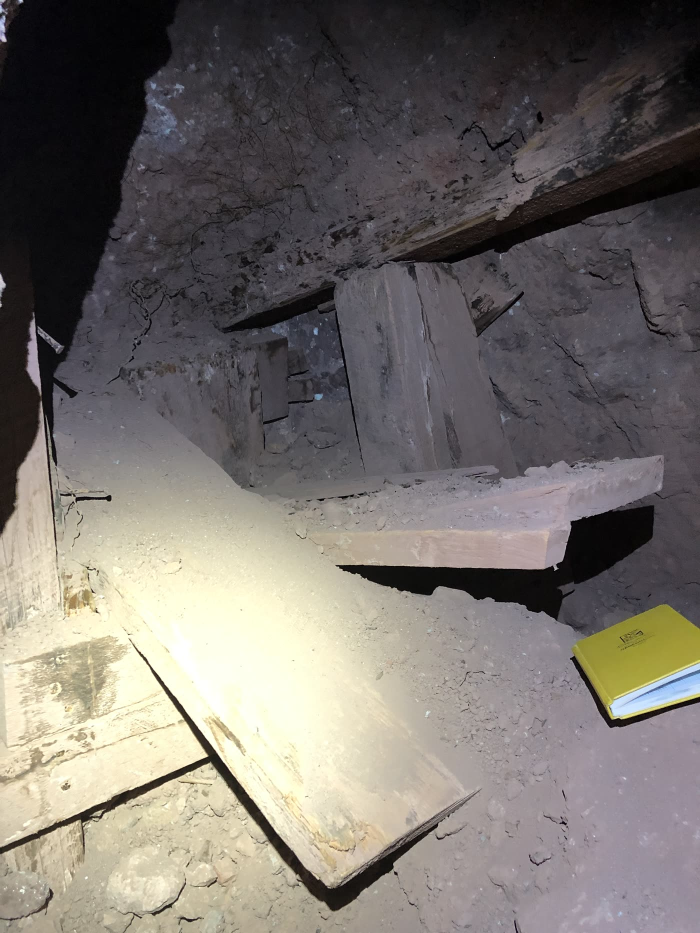
#> input picture assets/photos/IMG_2956.jpg, 1400 x 1866 px, given in place of ., which was not available (shown at 1/2 size)
$ python -i make_walk.py   (imports and definitions only)
#> lines starting #> are read from the running program, lines starting #| are printed output that depends on the picture; pictures that were not available may be replaced by others from this repository, and a replacement may not be noted
#!/usr/bin/env python3
"""Build a walkable mine page from LAS/PLY scans and a few photographs.

The photographs supply the colors. The scan supplies the floor. The page is
the folder this writes: put that folder on any web host and the walk is public.

  python3 tools/mine-walk/make_walk.py drift.las --photos wall1.jpg wall2.jpg --out site

Open site/index.html through a local server, or upload the folder.
"""
import argparse
import base64
import shutil
import struct
import sys
from pathlib import Path

import numpy as np

HERE = Path(__file__).resolve().parent
REPO = HERE.parents[1]
THREE = REPO / "lib" / "three.min.js"


# [197 lines left out: functions read_las, _ply_type, read_ply, read_xyz, read_cloud, voxel_downsample and 4 more, not called in this run]


def photo_colors(paths, floor_path=None, wall_path=None):
#> called with paths = '../../assets/photos/IMG_2956.jpg'
    from PIL import Image

    def median_rgb(im, box):
        crop = im.crop(box).convert("RGB").resize((64, 32))
        arr = np.asarray(crop).reshape(-1, 3).astype(np.float64)
        lum = arr.mean(axis=1)
        keep = (lum > 18) & (lum < 245)
        sel = arr[keep] if int(keep.sum()) > 30 else arr
        return np.median(sel, axis=0)

    # [4 lines left out: function whole, not called in this run]

    if floor_path and wall_path:
        floor = whole(floor_path)
        wall = whole(wall_path)
        ceil = wall * 0.82 + np.array([18, 8, 6])
        return floor, wall, ceil

    floors, walls, ceils = [], [], []
    for path in paths:
        im = Image.open(path).convert("RGB")
#> im is the input picture: PIL image 1400x1866 RGB; mean R, G, B 117.2, 112, 107.1
        w, h = im.size
#> w = 1400; h = 1866
        floors.append(median_rgb(im, (0, int(h * 0.72), w, h)))
#> in median_rgb, `crop = im.crop(box).convert("RGB").resize((64, 32))`:
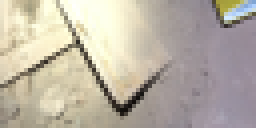
#> crop: PIL image 64x32 RGB (shown 4 times larger); mean R, G, B 186.5, 178.3, 164.5
#> in median_rgb, `arr = np.asarray(crop).reshape(-1, 3).astype(np.float64)`: arr = 2048 rows, first 8: [241, 233, 208], [247, 238, 207], [233, 223, 190], [215, 202, 169], [201, 187, 154], [196, 183, 149], [189, 178, 144], [174, 166, 135]
#> in median_rgb, `lum = arr.mean(axis=1)`: lum = 2048 values, max 254 at index 82, min 14.33 at index 1633, mean 176.4
#> in median_rgb, `sel = arr[keep] if int(keep.sum()) > 30 else arr`: sel = 1955 rows, first 8: [241, 233, 208], [247, 238, 207], [233, 223, 190], [215, 202, 169], [201, 187, 154], [196, 183, 149], [189, 178, 144], [174, 166, 135]
        walls.append(median_rgb(im, (0, int(h * 0.28), w, int(h * 0.72))))
#> call 2 of median_rgb, with box = (0, 522, 1400, 1343)
#> in median_rgb (call 2), `crop = im.crop(box).convert("RGB").resize((64, 32))`:
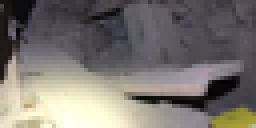
#> crop: PIL image 64x32 RGB (shown 4 times larger); mean R, G, B 120.4, 115.7, 111.3
#> in median_rgb (call 2), `arr = np.asarray(crop).reshape(-1, 3).astype(np.float64)`: arr = 2048 rows, first 8: [25, 21, 22], [24, 20, 21], [20, 17, 18], [12, 12, 14], [12, 12, 14], [12, 12, 14], [12, 12, 14], [10, 10, 13]
#> in median_rgb (call 2), `lum = arr.mean(axis=1)`: lum = 2048 values, max 254.7 at index 1936, min 3 at index 1335, mean 115.8
#> in median_rgb (call 2), `sel = arr[keep] if int(keep.sum()) > 30 else arr`: sel = 1927 rows, first 8: [25, 21, 22], [24, 20, 21], [20, 17, 18], [65, 62, 72], [72, 69, 80], [62, 59, 68], [64, 60, 68], [68, 63, 70]
        ceils.append(median_rgb(im, (0, 0, w, int(h * 0.28))))
#> call 3 of median_rgb, with box = (0, 0, 1400, 522)
#> in median_rgb (call 3), `crop = im.crop(box).convert("RGB").resize((64, 32))`:
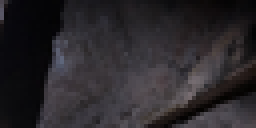
#> crop: PIL image 64x32 RGB (shown 4 times larger); mean R, G, B 42.8, 39.7, 43.2
#> in median_rgb (call 3), `arr = np.asarray(crop).reshape(-1, 3).astype(np.float64)`: arr = 2048 rows, first 8: [75, 69, 78], [50, 46, 49], [19, 19, 24], [9, 8, 13], [8, 7, 12], [6, 4, 10], [6, 5, 9], [6, 6, 8]
#> in median_rgb (call 3), `lum = arr.mean(axis=1)`: lum = 2048 values, max 114.3 at index 1519, min 2 at index 1778, mean 41.9
#> in median_rgb (call 3), `sel = arr[keep] if int(keep.sum()) > 30 else arr`: sel = 1506 rows, first 8: [75, 69, 78], [50, 46, 49], [19, 19, 24], [21, 20, 23], [31, 29, 34], [30, 29, 32], [26, 26, 28], [26, 25, 30]
#> pass 3 of the loop in photo_colors, `for path in paths:`:
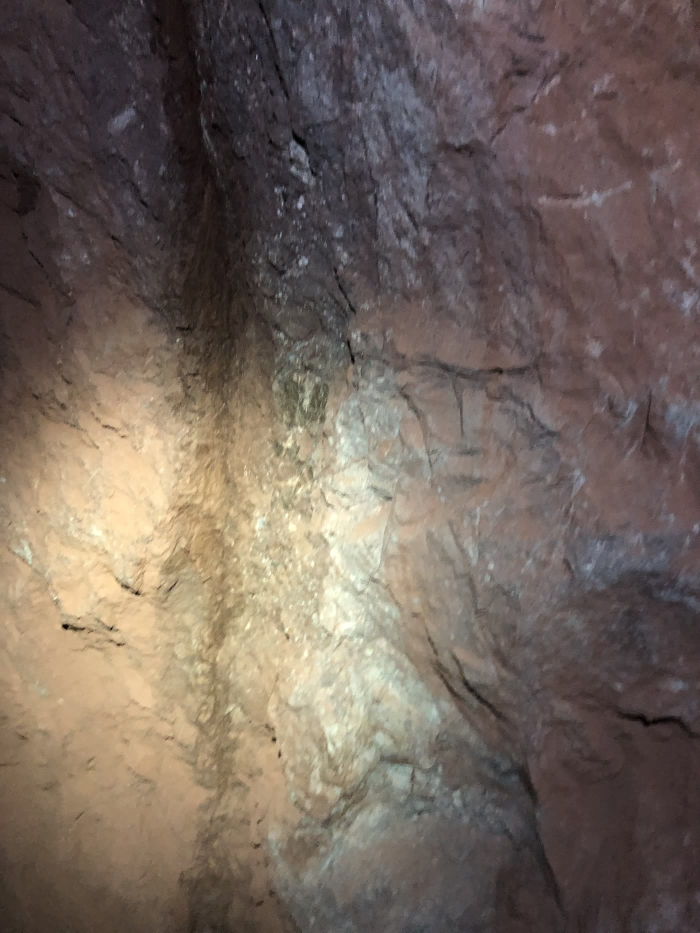
#> input picture assets/photos/IMG_2959.jpg, 1400 x 1866 px, given in place of , which was not available (shown at 1/2 size)
#> in photo_colors, im is the input picture: PIL image 1400x1866 RGB; mean R, G, B 114.9, 101.7, 92.8
#> arr = 2048 rows, first 8: [178, 151, 118], [186, 158, 125], [177, 155, 122], [186, 160, 127], [194, 164, 129], [202, 170, 132], [206, 174, 135], [210, 178, 138]
#> sel has the same summary as arr
#> in median_rgb (call 8), `crop = im.crop(box).convert("RGB").resize((64, 32))`:
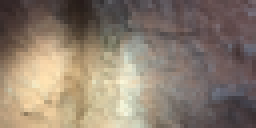
#> crop: PIL image 64x32 RGB (shown 4 times larger); mean R, G, B 139.6, 124.9, 110.2
#> arr = 2048 rows, first 8: [50, 38, 38], [52, 40, 40], [52, 40, 41], [51, 39, 39], [54, 42, 42], [69, 57, 58], [81, 68, 69], [75, 64, 65]
#> lum = 2048 values, max 236.3 at index 1310, min 30.33 at index 20, mean 124.9
#> sel has the same summary as arr
#> in median_rgb (call 9), `crop = im.crop(box).convert("RGB").resize((64, 32))`:
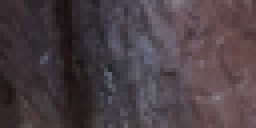
#> crop: PIL image 64x32 RGB (shown 4 times larger); mean R, G, B 74.8, 63.9, 68.8
#> arr = 2048 rows, first 8: [52, 41, 45], [54, 43, 48], [58, 48, 52], [61, 49, 52], [64, 52, 55], [59, 48, 52], [46, 37, 40], [43, 36, 40]
#> lum = 2048 values, max 135.3 at index 1590, min 17.67 at index 657, mean 69.19
#> sel = 2046 rows, first 8: [52, 41, 45], [54, 43, 48], [58, 48, 52], [61, 49, 52], [64, 52, 55], [59, 48, 52], [46, 37, 40], [43, 36, 40]
#> the loop made 8 passes; the first 3 are shown
    return np.median(floors, axis=0), np.median(walls, axis=0), np.median(ceils, axis=0)


def rgb_list(c):
    return [int(round(x)) for x in c]


# [91 lines left out: function main, not called in this run]


# [2 lines not run here, left out]

#> (the run stopped early here; a loop or call above may not have finished)
